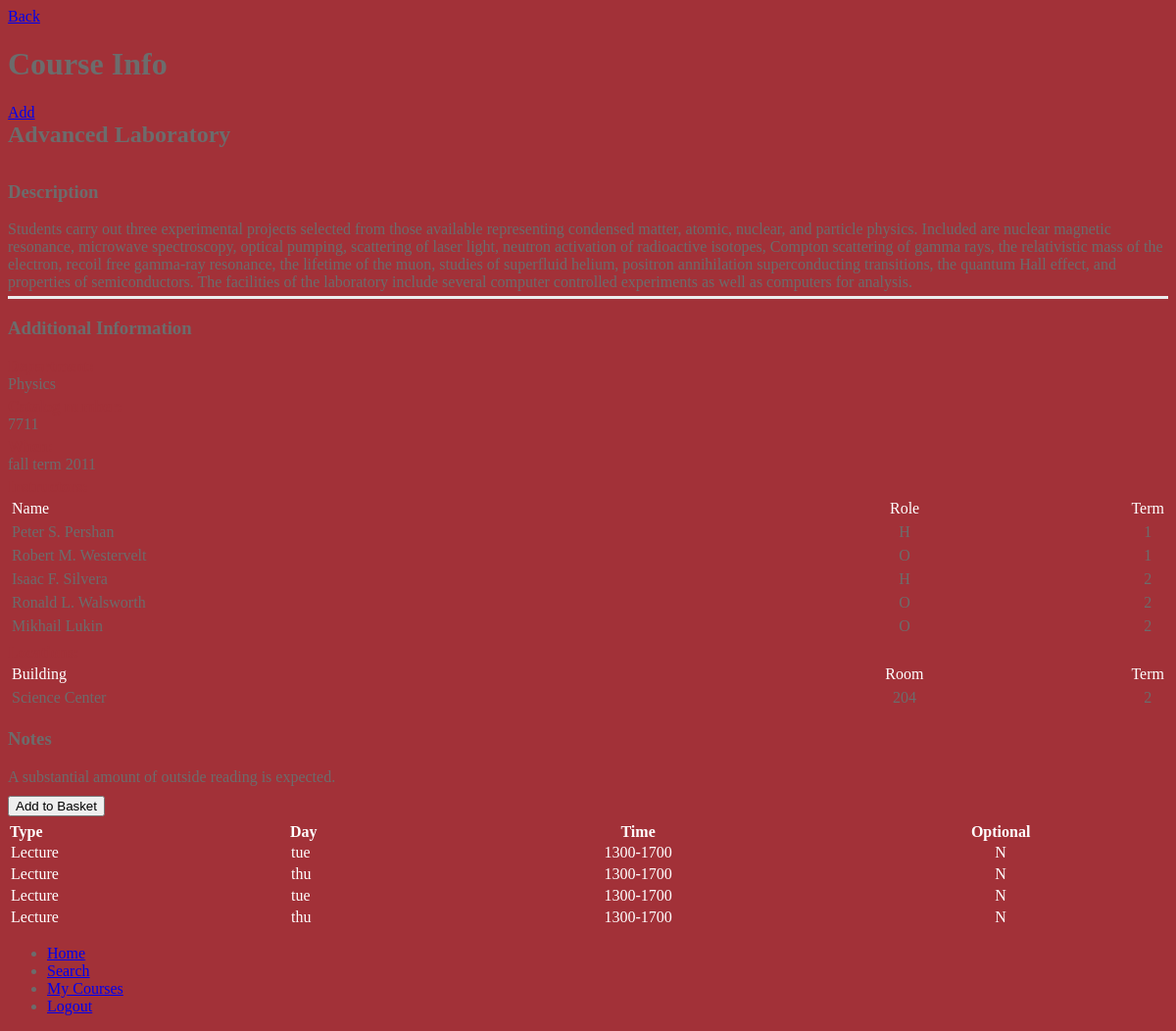
Page /index.php/courses/course/4083 (signed in) on the committed database.
### tables this page shows
CREATE TABLE IF NOT EXISTS `Term` (
  `term_number` int(11) unsigned NOT NULL,
  `name` varchar(255) NOT NULL,
  PRIMARY KEY (`term_number`),
  UNIQUE KEY `name` (`name`)
);

CREATE TABLE IF NOT EXISTS `Location` (
  `loc_number` int(10) unsigned NOT NULL AUTO_INCREMENT,
  `course_unique` int(10) unsigned NOT NULL,
  `term_number` int(10) unsigned NOT NULL,
  `building` varchar(64) NOT NULL,
  `room` varchar(64) NOT NULL,
  PRIMARY KEY (`loc_number`),
  KEY `course_number` (`course_unique`)
);

CREATE TABLE IF NOT EXISTS `Schedule` (
  `schedule_number` int(10) unsigned NOT NULL AUTO_INCREMENT,
  `course_unique` int(10) unsigned NOT NULL,
  `term_number` int(10) unsigned NOT NULL,
  `optional` varchar(1) NOT NULL,
  `type` varchar(64) NOT NULL,
  `day` int(11) unsigned NOT NULL,
  `begin_time` int(11) unsigned NOT NULL,
  `end_time` int(11) unsigned NOT NULL,
  PRIMARY KEY (`schedule_number`)
);

CREATE TABLE IF NOT EXISTS `Day` (
  `day_number` int(10) unsigned NOT NULL,
  `short_name` varchar(3) NOT NULL,
  `long_name` varchar(9) NOT NULL,
  PRIMARY KEY (`day_number`)
);

### application/controllers/courses.php (called while the page is built, shortened)
<?php
class Courses extends CI_Controller {
	public function __construct()
	{
		$this->load->model('courses_model');
		$this->load->helper('url');
		$this->load->helper('login');
		$this->load->helper('courses');
		$this->load->model('users_model');
	}
	public function course($id = FALSE)
	{
	    $uid = $this->input->cookie('uid');
		$data['courses'] = $this->courses_model->get_course($id);
		$data['faculty'] = $this->courses_model->get_course_facl($id);
		$data['schedule'] = $this->courses_model->get_course_schedule($id);
	    $data['locations'] = $this->courses_model->get_course_location($id);
	    $data['enrolled'] = $this->users_model->check_enrolled($uid,$id);
		$this->users_model->add_to_last_ten($uid, $id);
		$this->load->view('templates/header');
		$this->load->view('pages/individual_view', $data);
		$this->load->view('templates/footer');
	}
}

### html/index.php (called while the page is built, shortened)
<?php
require_once BASEPATH.'core/CodeIgniter.php';

### application/models/courses_model.php (called while the page is built, shortened)
<?php
class Courses_model extends CI_Model {
    public function get_course($id)
    {
        $this->db->select('*');
        $this->db->from('Courses');
        $this->db->join('Course_Department','Courses.course_unique = Course_Department.course_unique');
        $this->db->join('Department','Course_Department.dept_number = Department.dept_number');
        $this->db->where('Courses.course_unique', $id);
		$query = $this->db->get();
		return $query->result_array();
    }
    public function get_course_facl($id)
    {
        $this->db->select('*');
        $this->db->from('Faculty');
        $this->db->join('Course_Faculty','Faculty.facl_number = Course_Faculty.facl_number', 'left');
        $this->db->where('Course_Faculty.course_unique', $id);
		$query = $this->db->get();
		return $query->result_array();
    }
    public function get_course_schedule($id)
    {
        $this->db->select('*');
        $this->db->from('Schedule');
        $this->db->join('Term','Schedule.term_number = Term.term_number', 'left');
        $this->db->join('Day','Schedule.day = Day.day_number');
        $this->db->where('Schedule.course_unique', $id);
		$query = $this->db->get();
		return $query->result_array();
    }
    public function get_course_location($id)
    {
        $this->db->select('*');
        $this->db->from('Location');
        $this->db->where('course_unique', $id);
		$query = $this->db->get();
		return $query->result_array();
    }
}
?>

### application/views/pages/individual_view.php (the view, shortened to what this page needs)
<?php
reset($courses);
$course = current($courses);
reset($schedule);
$sched = current($schedule);
?>
<div data-role="page" class="individual" data-theme="a" >
	<div data-role="header" data-position="inline">
	    <a href="javascript:history.back()" data-role="button"  data-icon="arrow-l" data-iconpos="notext">Back</a>
	    <h1>Course Info</h1>
	    <?php if ($enrolled === "yes"): ?>
	    	     <a  href="<?php echo site_url(array('users','remove_course',$course['course_unique'])) ?>" data-icon="minus" class="ui-btn-right">DEL</a>
	    <?php else: ?>
	             <a  href="<?php echo site_url(array('users','add_course',$course['course_unique'])) ?>" data-icon="plus" class="ui-btn-right">Add</a>
	    <?php endif ?>
	</div>
    <div data-role="content">
        <h2><?php echo $course['title'];?></h2>
        <div data-role="collapsible" data-inset="false">
            <h3>Description</h3>
            <?php if (empty($course['description'])): ?>
                <p>No description available</p>
            <?php else: ?>
            <p id="description" ><?php echo $course['description'];?></p>
            <?php endif?>
        </div>
        <div data-role="collapsible" class="addInfo" data-inset="false">
            <h3>Additional Information</h3>
            <p>
                <span class="bold red block">Department: </span> <?php echo ( empty($course['short_name']) ? 'No info' :  $course['short_name'] ); ?>
            </p>
            <p>
                <span class="bold red block">Catalog number:</span> <?php echo ( empty($course['cat_num']) ? 'No info' :  $course['cat_num'] ); ?>
            </p>
            <p>
                <span class="bold red block">When:</span> <?php echo  $sched['name'] .' '. $course['year'] ;?>
            </p>
                <span class="bold red block">Instructors:</span>
                <?php $currentFacl = current($faculty); ?>
                <?php if ($currentFacl['middle_name'] == 'faculty'): ?>
                    <p>No faculty information available</p>
                <?php else: ?>
                <table>
                    <tr>
                        <td  class="title">Name</td>
                        <td  class="title center quarter">Role</td>
                        <td  class="title center quarter">Term</td>
                    </tr>
                    <?php foreach($faculty as $facl): ?>
                    <tr>
                        <td><?php echo $facl['prefix'] .' '. $facl['first_name'] .' '. $facl['middle_name'] .' '. $facl['last_name'] .' '. $facl['suffix']; ?></td>
                        <td class="center quarter"><?php echo $facl['role'];?></td>
                        <td class="center quarter"><?php echo $facl['term_number'];?></td>
                    </tr>
                    <?php endforeach ?>
                </table>
                <?php endif ?>
                <span class="bold red block">Locations:</span>
                <?php if (empty($locations)): ?>
                    <p>No location information available</p>
                <?php else: ?>
                    <table>
                        <tr>
                            <td  class="title">Building</td>
                            <td  class="title center quarter">Room</td>
                            <td  class="title center quarter">Term</td>
                        </tr>
                        <?php foreach($locations as $location): ?>
                        <tr>
                            <td><?php echo $location['building']; ?></td>
                            <td class="center quarter"><?php echo $location['room']; ?></td>
                            <td class="center quarter"><?php echo $location['term_number']; ?></td>
                        </tr>
                        <?php endforeach ?>
                    </table>
                <?php endif ?>
        </div>
        <div data-role="collapsible" data-inset="false">
            <h3>Notes</h3>
            <?php if (empty($course['notes'])): ?>
                    <p>No notes available</p>
                <?php else: ?>
            <p><?php echo $course['notes'];?></p>
            <?php endif ?>
        </div>
        <input type="submit" value="Add to Basket" >
    </div>
    <div id="redArea" >
        <div id="content" data-role="content">
            <?php if (empty($schedule)): ?>
                <p class="white">No schedule information available</p>
            <?php else: ?>
                <table>
                    <tr>
                        <th>Type</th>
                        <th>Day</th>
                        <th class="center">Time</th>
                        <th class="center">Optional</th>
                    </tr>
                    <?php foreach($schedule as $schedul): ?>
                        <tr>
                            <td>Lecture</td>
                            <td><?php echo $schedul['short_name']?></td>
                            <td class="center">
                               <?php echo $schedul['begin_time']?>-<?php echo $schedul['end_time']?>
                            </td>
                            <td class="center"><?php echo $schedul['optional']?></td>
                        </tr>
                    <?php endforeach ?>
                </table>
            <?php endif ?>
        </div>
    </div>
    <div data-role="footer" data-position="fixed">
	    <div data-role="navbar">
		    <ul>
			    <li><a href="<?php echo site_url('home')?>"  data-icon="home">Home</a></li>
			    <li><a href="<?php echo site_url('courses/advanced_search')?>"  data-icon="search">Search</a></li>
			    <li><a href="<?php echo site_url('users/my_courses')?>"  data-icon="info">My Courses</a></li>
			    <li><a href="<?php echo site_url('users/logout')?>"  data-icon="minus">Logout</a></li>
		    </ul>
	    </div>
    </div>
</div>

### application/views/templates/header.php (shortened to what this page needs)
<!DOCTYPE html>
<html>
<head>
    <?php echo link_tag('css/themes/harvardColor.min.css'); ?>
    <?php echo link_tag('css/main.css'); ?>
    <link rel="stylesheet" href="http://code.jquery.com/mobile/1.2.0/jquery.mobile.structure-1.2.0.min.css" />
</head>
<body>

### application/views/templates/footer.php
  </body>
</html>

### html/css/main.css (style rules this page uses)
body { color: #6c6c6c; background-color:#a23138; }
.individual h2 { margin:0; padding:0px 0px 15px 0px; }
.individual p { margin:5px 0 0px 0; padding:px; }
.individual #redArea table { border-color:#ecedee; color:#fff; text-align:left; width:100%; }
.individual #redArea td { margin:0; }
.individual #redArea th { background-color:; color:#fff; font-weight:bold; margin:0; padding:5px 0px 0px 0px; text-align:left; }
.individual #description { border-bottom:3px solid #ecedee; padding-bottom:5px; }
.individual #redArea { background-color:#a23138; width:100%; }
.individual #redArea #content { background-color:#a23138; }
.individual .addInfo table { margin:0px 0px 0px 0px; padding:0; border-spacing:0; border:1px solid #a23138; width:100%; }
.individual .addInfo table td { border:1px solid #a23138 ; padding:2px; width:60%; }
.center { text-align:center; }
.addInfo table .title { color:#fff; background:#a23138; }
.individual #redArea table .center { text-align:center; }
.individual .bold { font-weight:bold; }
.individual .red { color:#a23138; }
.individual .block { display:block; }
.individual input { margin-top:10px; }

### rows in the picture
term: name "fall term"
location: building "Science Center", room "204", term_number "2"
schedule: day.short_name "tue", begin_time "1300", end_time "1700", optional "N"
schedule: day.short_name "thu", begin_time "1300", end_time "1700", optional "N"
schedule: day.short_name "tue", begin_time "1300", end_time "1700", optional "N"
schedule: day.short_name "thu", begin_time "1300", end_time "1700", optional "N"

### other values in the picture
$course['title'] "Advanced Laboratory"
$course['short_name'] "Physics"
$course['cat_num'] "7711"
$course['year'] "2011"
$facl['first_name'] "Peter"
$facl['middle_name'] "S."
$facl['last_name'] "Pershan"
$facl['role'] "H"
$facl['term_number'] "1"
$facl['first_name'] "Robert"
$facl['middle_name'] "M."
$facl['last_name'] "Westervelt"
$facl['role'] "O"
$facl['first_name'] "Isaac"
$facl['middle_name'] "F."
